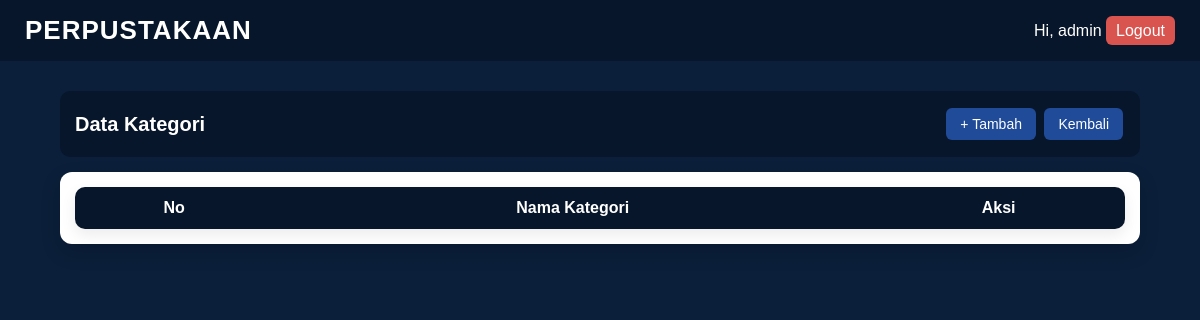
The app's page /kategori/index.php (signed in), older data.
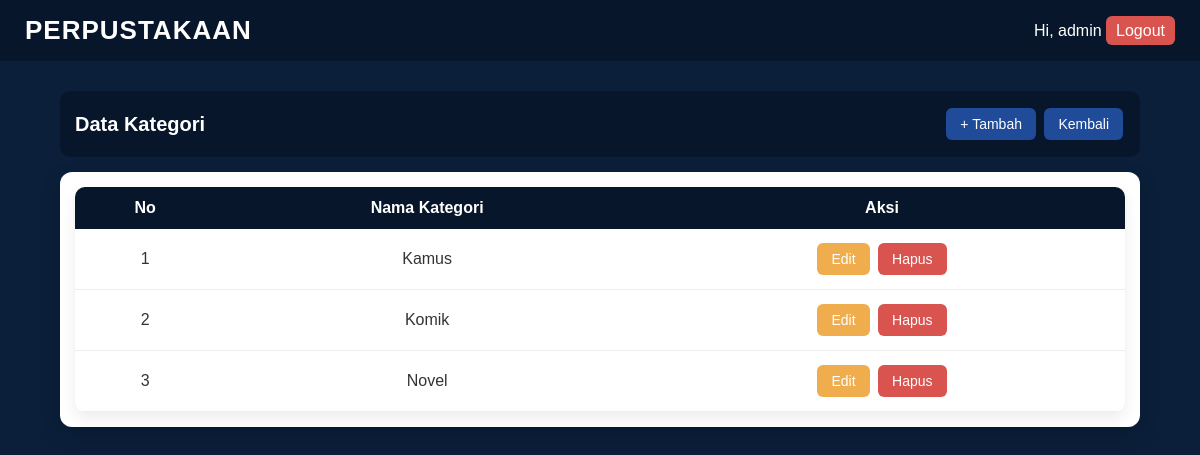
The same page, newer data.
### tables this page shows
CREATE TABLE `kategori` (
  `id` int(11) NOT NULL,
  `nama_kategori` varchar(100) NOT NULL
);

### kategori/index.php (the view, shortened to what this page needs)
<?php
include "../config/koneksi.php";
$data = mysqli_query($conn, "SELECT * FROM kategori ORDER BY id DESC");
?>
<!DOCTYPE html>
<html>
<head>
    <link rel="stylesheet" href="../style.css">
</head>
<body>
<div class="navbar">
    <div class="brand">PERPUSTAKAAN</div>
    <div>
        Hi, <?= $_SESSION['username']; ?>
        <a href="../auth/logout.php" class="logout">Logout</a>
    </div>
</div>
<div class="container">
    <div class="header-card">
        <div class="header-flex">
            <h2>Data Kategori</h2>
            <div>
                <a href="tambah.php" class="btn btn-add">+ Tambah</a>
                <a href="../data_buku.php" class="btn btn-add">Kembali</a>
            </div>
        </div>
    </div>
    <div class="card">
        <table>
            <tr>
                <th>No</th>
                <th>Nama Kategori</th>
                <th>Aksi</th>
            </tr>
            <?php $no=1; while($row=mysqli_fetch_assoc($data)) { ?>
            <tr>
                <td><?= $no++; ?></td>
                <td><?= $row['nama_kategori']; ?></td>
                <td>
                    <a href="edit.php?id=<?= $row['id']; ?>" class="btn btn-edit">Edit</a>
                    <a href="hapus.php?id=<?= $row['id']; ?>"
                       class="btn btn-delete"
                       onclick="return confirm('Yakin ingin menghapus data ini?')">Hapus</a>
                </td>
            </tr>
            <?php } ?>
        </table>
    </div>
</div>
</body>
</html>

Row changes from the older to the newer data that the page shows:
added kategori: nama_kategori "Kamus"
added kategori: nama_kategori "Komik"
added kategori: nama_kategori "Novel"
